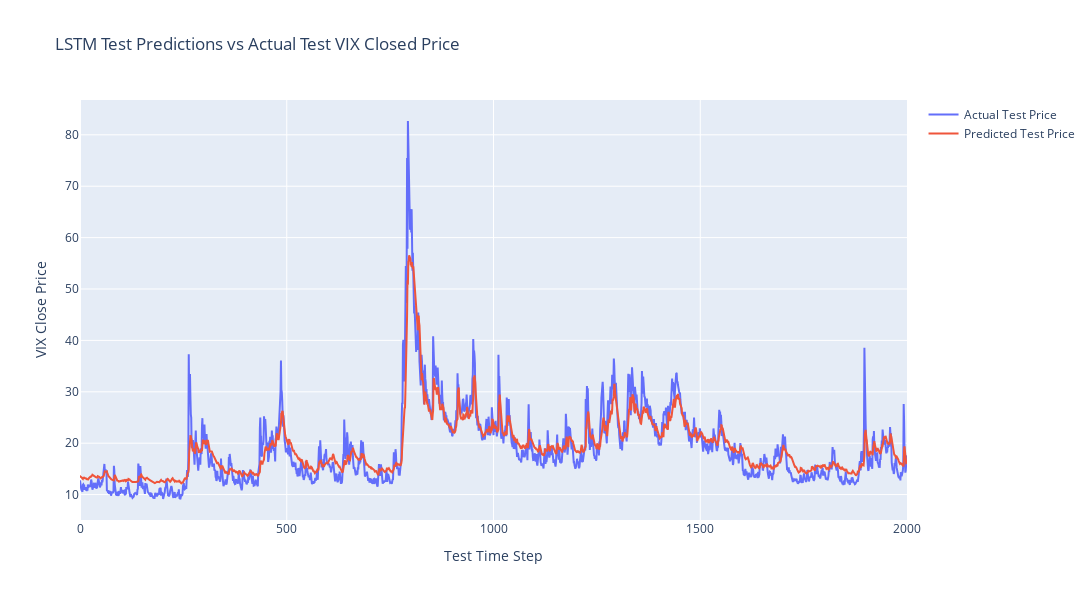

Source (notebook cell):
### Code cell
import plotly.graph_objects as go

fig = go.Figure()
fig.add_trace(go.Scatter(
    x=np.arange(len(y_test_inv)),
    y=y_test_inv.flatten(),
    mode='lines',
    name='Actual Test Price'
))
fig.add_trace(go.Scatter(
    x=np.arange(len(preds_inv)),
    y=preds_inv.flatten(),
    mode='lines',
    name='Predicted Test Price'
))
fig.update_layout(
    title="LSTM Test Predictions vs Actual Test VIX Closed Price",
    xaxis_title="Test Time Step",
    yaxis_title="VIX Close Price",
    width=1500,
    height=600,
    showlegend=True
)
fig.show()

### Figure 1 — Plotly figure (JSON) as saved in the notebook; plotly's stock layout.template omitted (floating-point values rounded to 4 significant figures; data arrays with more than 128 entries replaced by an {"elided": "..."} marker saying what was removed)
{"data": [{"mode": "lines", "name": "Actual Test Price", "type": "scatter", "x": {"elided": "2001 int values"}, "y": {"elided": "2001 float values"}}, {"mode": "lines", "name": "Predicted Test Price", "type": "scatter", "x": {"elided": "2001 int values"}, "y": {"elided": "2001 float values"}}], "layout": {"height": 600, "showlegend": true, "title": {"text": "LSTM Test Predictions vs Actual Test VIX Closed Price"}, "width": 1500, "xaxis": {"title": {"text": "Test Time Step"}}, "yaxis": {"title": {"text": "VIX Close Price"}}}}
